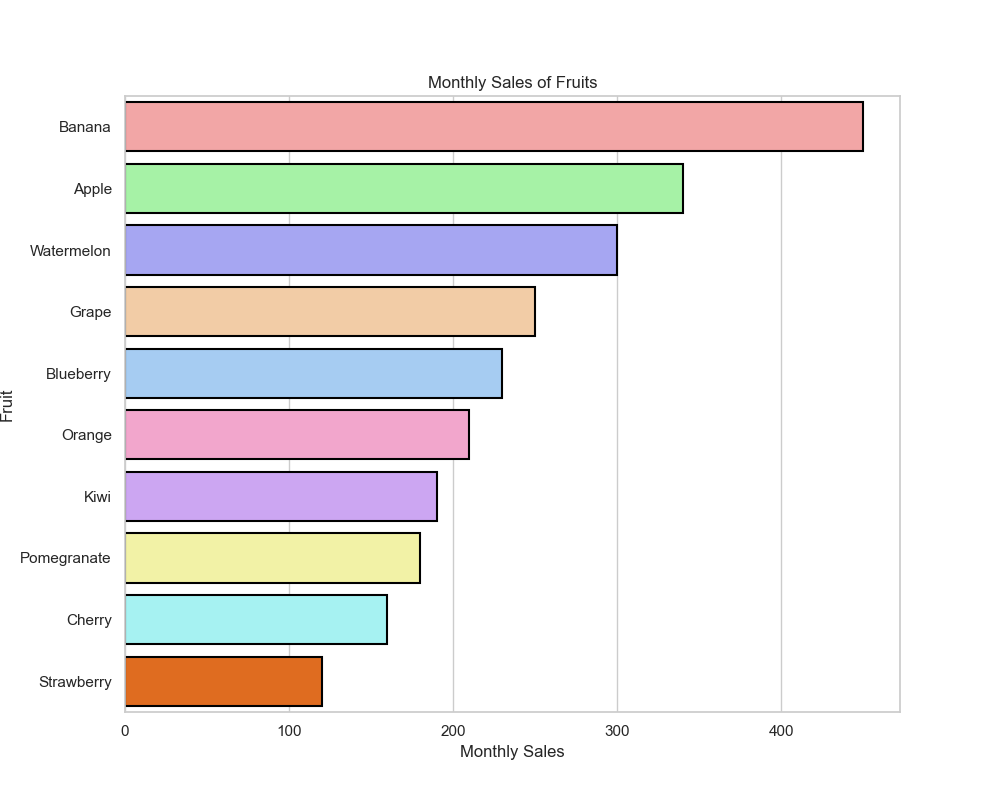

This figure's Python source:

import seaborn as sns
import matplotlib.pyplot as plt
import pandas as pd

# Creating the data as a DataFrame
data = {
    'Fruit': ['Apple', 'Orange', 'Banana', 'Strawberry', 'Grape', 'Cherry', 'Watermelon', 'Kiwi', 'Blueberry', 'Pomegranate'],
    'Sales': [340, 210, 450, 120, 250, 160, 300, 190, 230, 180]
}

df = pd.DataFrame(data)

# Sorting data to make the chart easier to read
df = df.sort_values('Sales', ascending=False)

# Set up the matplotlib figure with changed width and height
plt.figure(figsize=(10, 8))

# Create the bar plot
sns.barplot(
    x='Sales',
    y='Fruit',
    data=df,
    palette=[
        '#FF9999', '#99FF99', '#9999FF', '#FFCC99', '#99CCFF', 
        '#FF99CC', '#CC99FF', '#FFFF99', '#99FFFF', '#FF6600'
    ],
    linewidth=1.5,
    edgecolor='black'
)

# Adjust the width of the bars
for bar in plt.gca().patches:
    bar.set_height(0.8)

# Adding chart labels and title
plt.xlabel('Monthly Sales')
plt.ylabel('Fruit')
plt.title('Monthly Sales of Fruits')

# Show the plot
plt.show()
